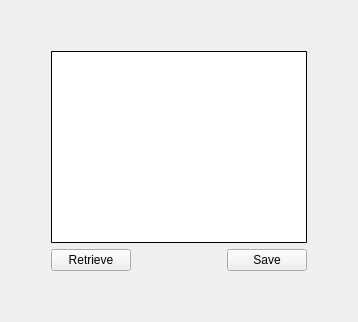
           <widget class="QWidget" name="retrieverPage">
            <layout class="QVBoxLayout" name="verticalLayout_32">
             <item>
              <layout class="QHBoxLayout" name="horizontalLayout_17">
               <item>
                <spacer name="horizontalSpacer_24">
                 <property name="orientation">
                  <enum>Qt::Horizontal</enum>
                 </property>
                 <property name="sizeType">
                  <enum>QSizePolicy::Fixed</enum>
                 </property>
                 <property name="sizeHint" stdset="0">
                  <size>
                   <width>40</width>
                   <height>20</height>
                  </size>
                 </property>
                </spacer>
               </item>
               <item>
                <layout class="QVBoxLayout" name="verticalLayout_31">
                 <item>
                  <spacer name="verticalSpacer_22">
                   <property name="orientation">
                    <enum>Qt::Vertical</enum>
                   </property>
                   <property name="sizeType">
                    <enum>QSizePolicy::Fixed</enum>
                   </property>
                   <property name="sizeHint" stdset="0">
                    <size>
                     <width>20</width>
                     <height>40</height>
                    </size>
                   </property>
                  </spacer>
                 </item>
                 <item>
                  <widget class="QTableWidget" name="tableWidgetRetriever">
                   <property name="styleSheet">
                    <string notr="true">QTableWidget::item{ selection-background-color: rgb(0, 153, 200)}
QTableWidget:hover{color: rgb(255, 255, 255)}
QTableWidget{border-radius:1px;border-width:1px; border-color:rgb(0, 0, 0); border-style:solid}
QHeaderView::section { background-color: rgba(0, 153, 200, 0.2)}
QTableWidget QTableCornerButton::section  { background-color: rgba(0, 153, 200, 0.2)}</string>
                   </property>
                   <property name="editTriggers">
                    <set>QAbstractItemView::NoEditTriggers</set>
                   </property>
                   <property name="dragDropOverwriteMode">
                    <bool>false</bool>
                   </property>
                   <property name="sortingEnabled">
                    <bool>true</bool>
                   </property>
                  </widget>
                 </item>
                 <item>
                  <layout class="QHBoxLayout" name="horizontalLayout_16">
                   <item>
                    <widget class="QPushButton" name="pushButtonRetrieve">
                     <property name="text">
                      <string>Retrieve</string>
                     </property>
                    </widget>
                   </item>
                   <item>
                    <spacer name="horizontalSpacer_23">
                     <property name="orientation">
                      <enum>Qt::Horizontal</enum>
                     </property>
                     <property name="sizeHint" stdset="0">
                      <size>
                       <width>40</width>
                       <height>20</height>
                      </size>
                     </property>
                    </spacer>
                   </item>
                   <item>
                    <widget class="QPushButton" name="pushButtonSave">
                     <property name="text">
                      <string>Save</string>
                     </property>
                    </widget>
                   </item>
                  </layout>
                 </item>
                 <item>
                  <spacer name="verticalSpacer_23">
                   <property name="orientation">
                    <enum>Qt::Vertical</enum>
                   </property>
                   <property name="sizeType">
                    <enum>QSizePolicy::Fixed</enum>
                   </property>
                   <property name="sizeHint" stdset="0">
                    <size>
                     <width>20</width>
                     <height>40</height>
                    </size>
                   </property>
                  </spacer>
                 </item>
                </layout>
               </item>
               <item>
                <spacer name="horizontalSpacer_25">
                 <property name="orientation">
                  <enum>Qt::Horizontal</enum>
                 </property>
                 <property name="sizeType">
                  <enum>QSizePolicy::Fixed</enum>
                 </property>
                 <property name="sizeHint" stdset="0">
                  <size>
                   <width>40</width>
                   <height>20</height>
                  </size>
                 </property>
                </spacer>
               </item>
              </layout>
             </item>
            </layout>
           </widget>
